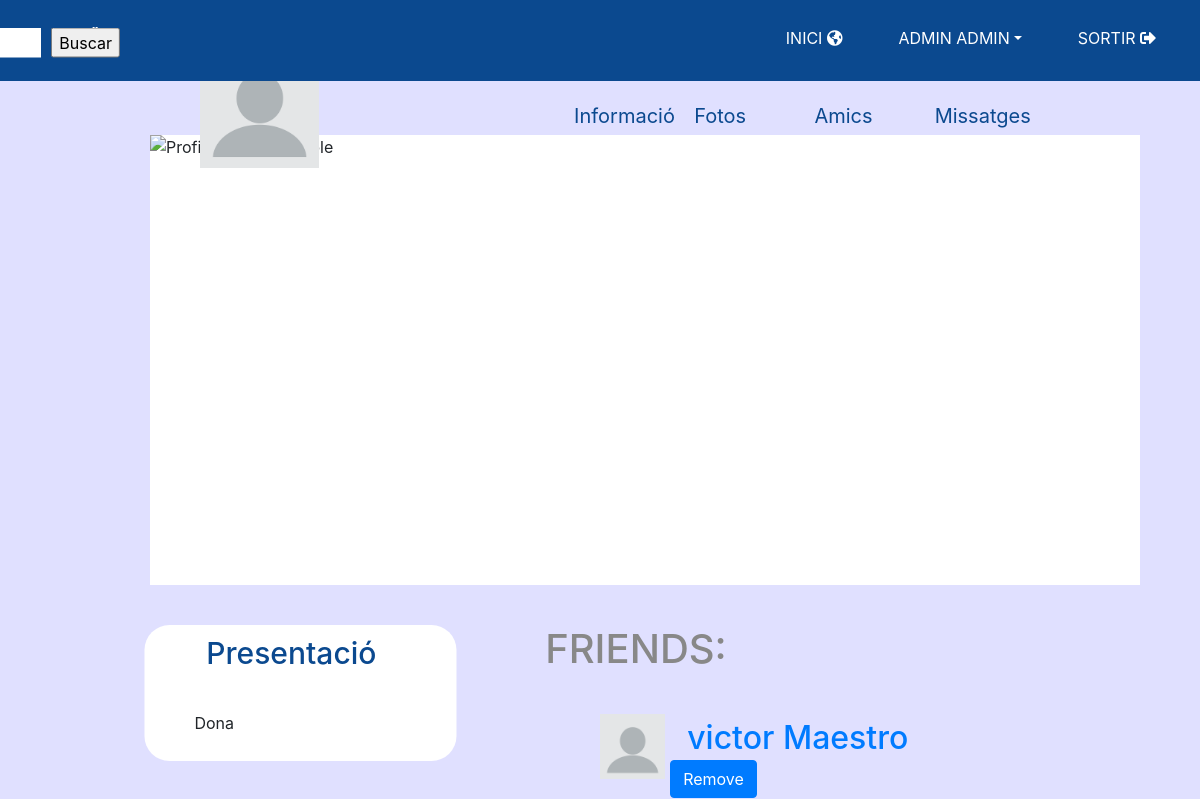
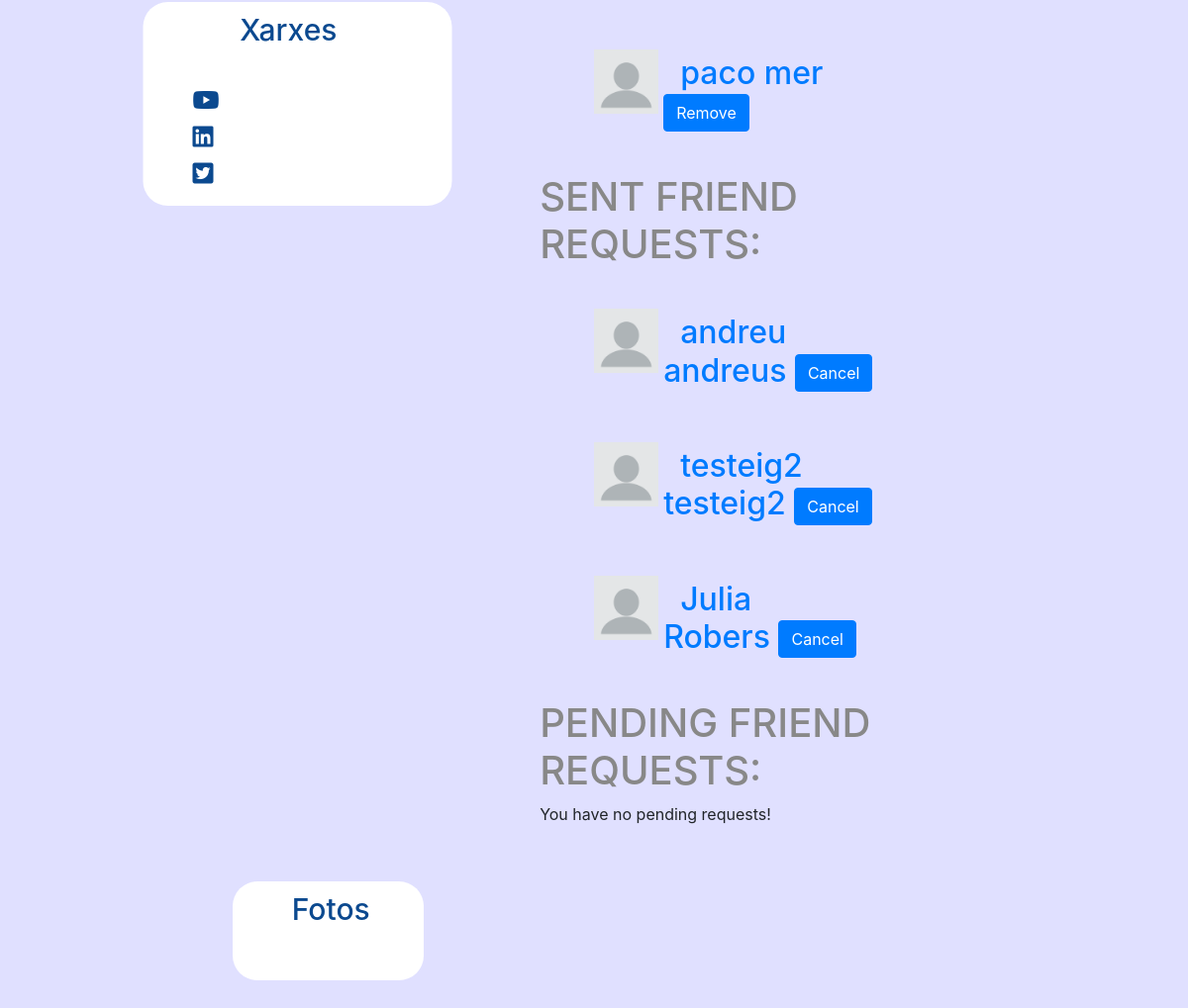
Page /likeme/friends/ (signed in) on the committed database (2 pictures, top to bottom).
### likeme/models.py (models this page shows, shortened)
class LikeMeUser(AbstractBaseUser):
    email = models.EmailField(verbose_name='email address', max_length=90, unique=True)
    first_name = models.CharField(max_length=30)
    last_name = models.CharField(max_length=30)
    sex = models.IntegerField(default=0)
    birth_date = models.DateTimeField(default=timezone.now)
    phone_number = models.TextField(default=0)
    photo = models.ImageField(upload_to='profiles/', default='profiles/profile_default.png')
    profile_state = models.IntegerField(default=0)
    join_date = models.DateTimeField(verbose_name='join date', auto_now_add=True)
    active = models.BooleanField(default=True)  # can login
    staff = models.BooleanField(default=False)  # staff user non superuser
    admin = models.BooleanField(default=False)  # superuser
    USERNAME_FIELD = 'email'
    REQUIRED_FIELDS = ['first_name', 'last_name', 'sex', 'birth_date', 'phone_number']
    objects = LikeMeUserManager()
    def get_full_name(self):
        return self.first_name + " " + self.last_name
    @property
    def is_active(self):
        return self.active
    def __str__(self):
        return self.get_full_name()

class FriendShip(models.Model):
    id = models.AutoField(primary_key=True)
    user_sender = models.ForeignKey(User, related_name="friendship_sender_set", on_delete=models.CASCADE)
    user_receiver = models.ForeignKey(User, related_name="friendship_receiver_set", on_delete=models.CASCADE)
    accepted = models.BooleanField(default=False)

### likeme/views.py (the view, shortened to what this page needs)
# urls.py: path(r'friends/', views.friends, name='friends'),
@login_required()
def friends(request):
    if request.method == 'GET':
        freq_current_friends = FriendShip.objects.filter(Q(user_sender=request.user, accepted=True) |
                                                         Q(user_receiver=request.user, accepted=True))
        freq_send = FriendShip.objects.filter(user_sender=request.user, accepted=False)
        freq_to_accept = FriendShip.objects.filter(user_receiver=request.user, accepted=False)
        context = {
            "freq_current_friends": freq_current_friends,
            "freq_send": freq_send,
            "freq_to_accept": freq_to_accept,
        }
        return render(request, 'likeme/friends.html', context)

### templates/likeme/friends.html (shortened to what this page needs)
<!DOCTYPE html>
<html lang="en">
<head>
</head>
<body>
{% extends "likeme/BasePerfil.html" %}
{% load static %}
{% block feed %}
<div class="md-col-6" id="perfilfeed">
    <h1> Friends: </h1>
    {% if freq_current_friends %}
        {% for f_req in freq_current_friends %}
            {% if f_req.user_receiver.email  != user.email %}
                <div class="row">
                    <form action ="" method="POST">
                        <div class="mt-2 col-md-5">
                             <img align="left" src="{{user.photo.url}}" style="width:75px;height:75px; padding:5px"/>
                        </div>
                        <h2>
                            <a href="{% url 'mirarPerfil' f_req.user_receiver.email %}" name="mirarPerfil"> &nbsp {{f_req.user_receiver.first_name}} {{f_req.user_receiver.last_name}}</a>
                            <button class="btn btn-primary" type="submit" name="cancel_freq" value={{f_req.id}}> Remove</button>
                        </h2>
                    </form>
                </div>
            {% endif %}
        {% endfor %}
    {% else %}
        <p> Go find some friends! </p>
    {% endif %}
    <h1> Sent Friend requests: </h1>
    {% if freq_send %}
        {% for f_req in freq_send %}
            <div class="row">
                <form action ="" method="POST">
                    <div class="mt-2 col-md-5">
                         <img align="left" src="{{user.photo.url}}" style="width:75px;height:75px; padding:5px"/>
                    </div>
                    <h2>
                        <a href="{% url 'mirarPerfil' f_req.user_receiver.email %}" name="mirarPerfil"> &nbsp {{f_req.user_receiver.first_name}} {{f_req.user_receiver.last_name}}</a>
                        <button class="btn btn-primary" type="submit" name="cancel_freq" value={{f_req.id}}> Cancel</button>
                    </h2>
                </form>
            </div>
        {% endfor %}
    {% else %}
        <p> You have no friend requests sent! </p>
    {% endif %}
    <h1> Pending Friend Requests: </h1>
    {% if freq_to_accept %}
        {% for f_req in freq_to_accept %}
            <div class="row">
                <form action ="" method="POST">
                    {% csrf_token %}
                    <div class="mt-2 col-md-5">
                         <img align="left" src="{{user.photo.url}}" style="width:75px;height:75px; padding:5px"/>
                    </div>
                    <h2>
                        <a href="{% url 'mirarPerfil' f_req.user_sender.email %}" name="mirarPerfil"> &nbsp {{f_req.user_sender.first_name}} {{f_req.user_sender.last_name}}</a>
                        <button class="btn btn-primary" type="submit" name="accept_freq" value={{f_req.id}}> Accept</button>
                        <button class="btn btn-primary" type="submit" name="cancel_freq" value={{f_req.id}}> Cancel</button>
                    </h2>
                </form>
            </div>
        {% endfor %}
    {% else %}
        <p> You have no pending requests! </p>
    {% endif %}
</div>
{% endblock %}

### templates/likeme/BasePerfil.html (shortened to what this page needs)
<!DOCTYPE html>
<html lang="en">
<head>
</head>
<body>
{% extends "likeme/BaseLayout.html" %}
{% load static %}
{% block content %}
<div>
    <div class="profile">
        <img align="left" class="image-lg" src="https://www.nasa.gov/sites/default/files/styles/full_width_feature/public/images/649694main_pia15417-43_full.jpg" alt="Profile image example"/>
        <img align="left" class="image-profile thumbnail" src="{{user.photo.url}}"/>
        <div id="userinfo">
            <div class="profile-text">
            </div>
            <div class="row" id="barraperfil">
                <div class="col-md-2">
                    <a href="#">Informació</a>
                </div>
                <div class="col-md-2">
                    <a href="#">Fotos</a>
                </div>
                <div class="col-md-2">
                    <a href="{% url 'friends'%}" id="amcs">Amics</a>
                </div>
                <div class="col-md-2">
                    <a href="#">Missatges</a>
                </div>
            </div>
        </div>
        <div class="row">
            <div class="md-col-3" id="informacioperfil">
                <div class="profile-text">
                    <h2>Presentació</h2>
                    {% if client.sex == 1 %}
                        <p>Home</p>
                    {% else %}
                        <p>Dona</p>
                    {% endif %}
                </div>
                <div class="profile-text">
                    <h2>Xarxes</h2>
                    <h4><i class="fab fa-youtube"></i></h4>
                    <h4><i class="fab fa-linkedin"></i></h4>
                    <h4><i class="fab fa-twitter-square"></i></h4>
                </div>
            </div>
            {% block feed %}
            {% endblock %}
            <div class="md-col-3" id="perfilcol3">
                <div class="profile-text">
                    <h2>Fotos</h2>
                </div>
            </div>
        </div>
    </div>
</div>
{% endblock %}

### templates/likeme/BaseLayout.html (shortened to what this page needs)
<!DOCTYPE html>
{% load static %}
<head>
    <link rel="stylesheet"
          href="{% static 'css/style.css' %}" />
    <link rel="stylesheet"
          href="https://stackpath.bootstrapcdn.com/bootstrap/4.3.1/css/bootstrap.min.css">
    <link rel="stylesheet"
          href="https://stackpath.bootstrapcdn.com/font-awesome/4.7.0/css/font-awesome.min.css">
    <link rel="stylesheet" href="https://use.fontawesome.com/releases/v5.8.1/css/all.css">
</head>
<body>
<section id="nav-bar">
    <nav class="navbar navbar-expand-lg navbar-light">
        {% if user.is_authenticated %}
            <a class="navbar-brand" id="logoaut" href="{% url 'forum' %}"><img src="{% static 'img/logosimpleLTTL.png' %}"></a>
            <div class="collapse navbar-collapse" id="navbarNav">
            <ul class="navbar-nav ml-auto">
            <form action ="{% url 'index' %}search/" method="POST" id="buscarUsuarinav">
                <div class="row" id="buscarnav">
                    <div class="col-md-6" id="colbarrabuscar">
                        <input type="text" id="barrabuscarnav" class="form-control" name="users_to_search" placeholder="Usuari...">
                    </div>
                    <div class="col-md-6">
                        <input type="submit" id="botobusca" value="Buscar">
                    </div>
                </div>
            </form>
            <li class="nav-item active">
                <a class="nav-link" href="{% url 'forum' %}">INICI <i class="fas fa-globe-americas"></i></a>
            </li>
            <ul &nbsp;></ul>
            <li class="nav-item dropdown">
                <a class="nav-link dropdown-toggle" data-toggle="dropdown" href="#" role="button" aria-haspopup="true" aria-expanded="false">{{user}}</a>
            </li>
            <ul &nbsp;></ul>
            <li class="nav-item">
                <a class="nav-link" href="{% url 'logout' %}" name="logout">SORTIR <i class="fas fa-sign-out-alt"></i></a>
            </li>
        {% endif %}
        </ul>
        </div>
    </nav>
</section>
<div class="full-height" id="cuerpo">
    {% block content %}
    {% endblock %}
</div>
</body>
</html>

### static/css/style.css (style rules this page uses)
body, html { font-family: 'Raleway', sans-serif; text-rendering: optimizeLegibility !important; -webkit-font-smoothing: antialiased !important; color: #777; font-weight: 300; width: 100% !important; height: 100% !important; }
h1 { margin: 0 0 20px 0; font-weight: normal; font-size: 10px; color: #888; text-transform: uppercase; }
nav { background-color: #0b498f; color: white; text-transform: uppercase; }
#logoaut { transform: translateX(360%); }
#buscarUsuarinav { height: 45px; transform: translateX(-75%); }
#buscarnav { transform: translateY(-15%); }
#colbarrabuscar { width: 450px; }
#barrabuscarnav { border-radius: 0 !important; border: none !important; height: 30px; font-size: 14px; }
#botobusca { transform: translateX(-30%); }
.nav-link { color: white !important; }
div { padding-top: 10px; padding-right: 20px; padding-bottom: 10px; padding-left: 50px; }
#cuerpo { background-color: #E0E0FF; }
.profile img.image-lg { z-index: 0; width: 100%; object-fit: cover; max-height: 400px; }
.image-profile { margin: -110px 10px 0px 50px; z-index: 9; width: 12%; }
#userinfo { width: 100%; background-color : white; height: 450px; }
#barraperfil { transform: translateY(-120%); align-content: end; }
#barraperfil .col-md-2 { transform: translateX(150%); }
#barraperfil a { font-size: 20px; color: #0b498f; }
#informacioperfil { margin: 20px 0 0; }
#informacioperfil h4 { color: #0b498f; }
#informacioperfil .profile-text { background-color: white; border-radius: 25px; width: 130%; transform: translateX(-29%); margin-bottom: 40px; }
#informacioperfil h2 { text-align: center; transform: translateX(-10%); color: #0b498f; font-size: 30px; margin: 0 0 40px 0; }
#informacioperfil p { text-align: left; transform: translateX(-0%); }
#perfilcol3 { margin: 20px 0 0 0; width: 23%; }
#perfilcol3 .profile-text { border-radius: 25px; background-color: white; width: 130%; min-height: 100px; }
#perfilcol3 h2 { color: #0b498f; font-size: 30px; text-align: center; transform: translateX(-10%); }
#perfilfeed { margin: 20px 0 0 0; width: 50%; }

### rows in the picture
LikeMeUser: first_name+last_name "ADMIN ADMIN", photo (placeholder picture)
FriendShip: photo (placeholder picture), user_receiver.first_name "victor", user_receiver.last_name "Maestro", {{ f_req.id }} 35 (drawn)
FriendShip: photo (placeholder picture), user_receiver.first_name "paco", user_receiver.last_name "mer", {{ f_req.id }} 42 (drawn)
FriendShip: photo (placeholder picture), user_receiver.first_name "andreu", user_receiver.last_name "andreus", {{ f_req.id }} 40 (drawn)
FriendShip: photo (placeholder picture), user_receiver.first_name "testeig2", user_receiver.last_name "testeig2", {{ f_req.id }} 41 (drawn)
FriendShip: photo (placeholder picture), user_receiver.first_name "Julia", user_receiver.last_name "Robers", {{ f_req.id }} 43 (drawn)
